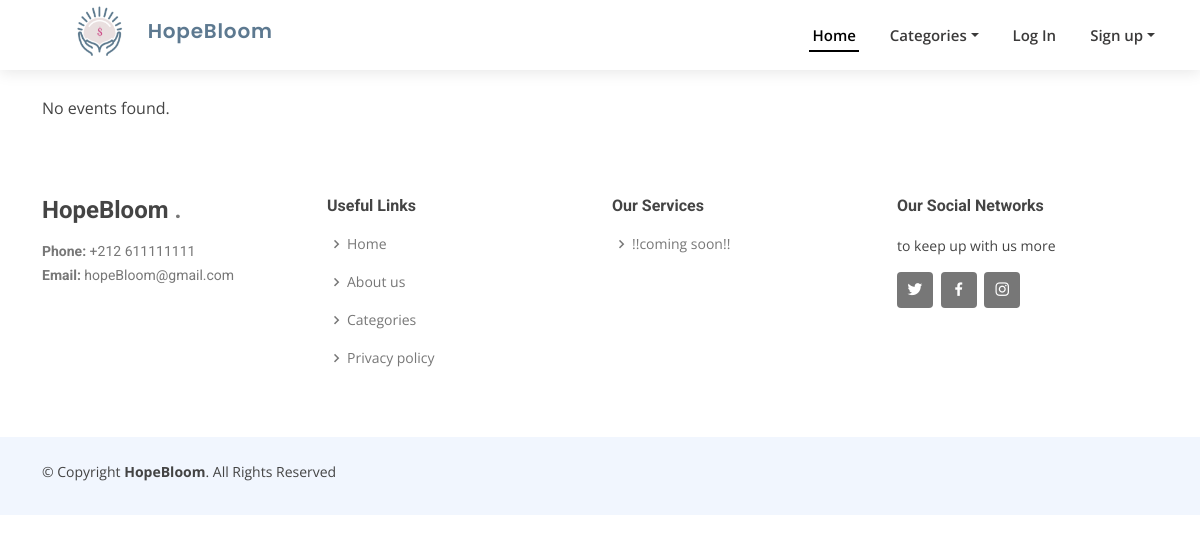
/events/eventIndex/, run on an earlier commit of the app's database.
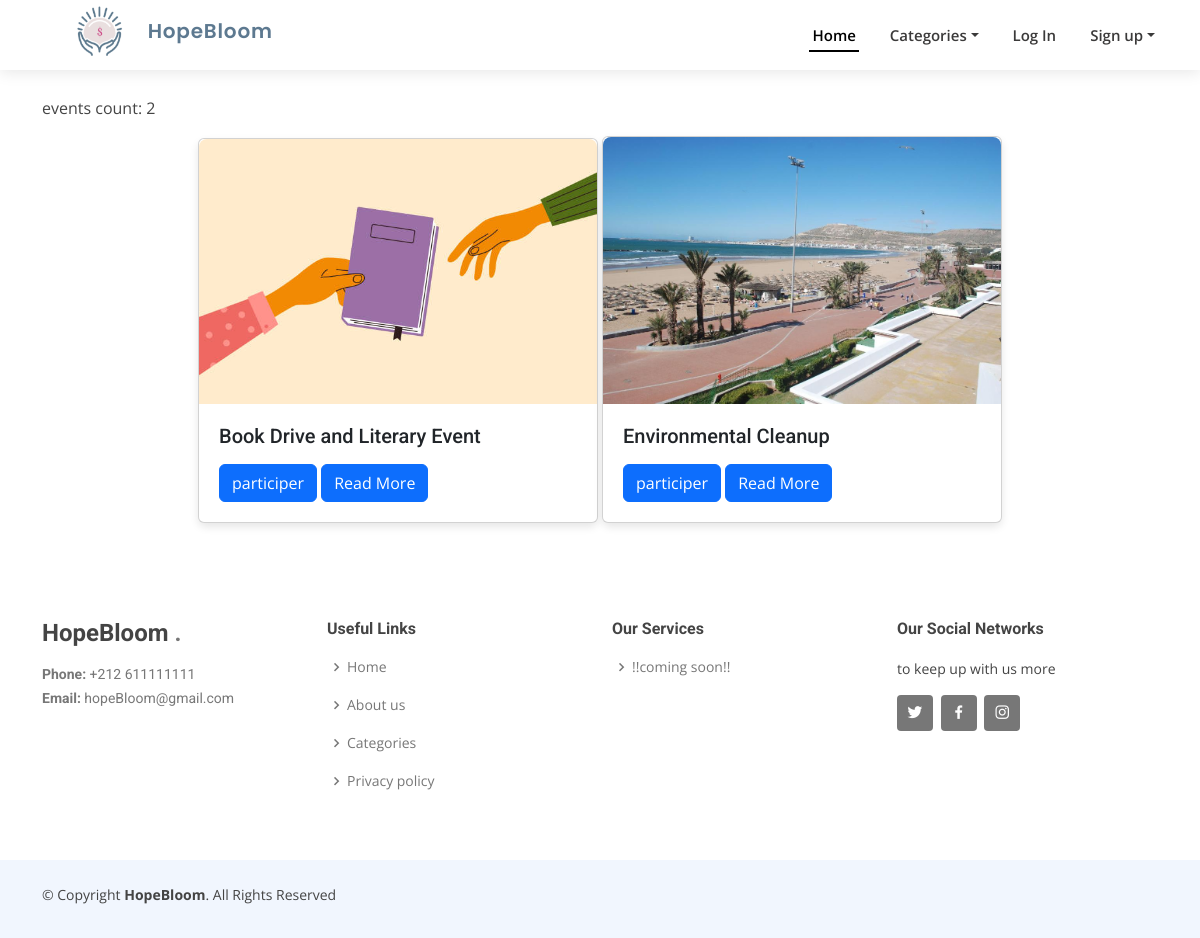
And on a later commit of the database.
### events/models.py (models this page shows, shortened)
class Event(models.Model):
    user=models.ForeignKey(User,on_delete=models.CASCADE,null=True)
    title = models.CharField(max_length=200)
    description = models.TextField()
    date = models.DateField()
    time = models.TimeField()
    image=models.ImageField(upload_to='photos/%y/%m/%d', blank=True)
    location = models.CharField(max_length=255)
    created_at = models.DateTimeField(auto_now_add=True)
    max_attendees = models.PositiveIntegerField(default=0)  # Maximum number of attendees
    attendees = models.ManyToManyField(User, related_name='attended_events', blank=True)

### events/views.py (the view)
# urls.py: path('eventIndex/', views.eventIndex, name='eventIndex'),
def eventIndex (request):
    events = Event.objects.all()
    return render(request, 'events/eventIndex.html', {'events': events})

### templates/events/eventIndex.html (shortened to what this page needs)
{% load static %}
<!DOCTYPE html>
 <html>
    <head>
        <link href="{% static  'assets/vendor/aos/aos.css'%}" rel="stylesheet">
        <link href="{% static  'assets/vendor/bootstrap/css/bootstrap.min.css'%}" rel="stylesheet">
        <link href="{% static  'assets/vendor/bootstrap-icons/bootstrap-icons.css'%}" rel="stylesheet">
        <link href="{% static  'assets/vendor/boxicons/css/boxicons.min.css'%}" rel="stylesheet">
        <link href="{% static  'assets/vendor/glightbox/css/glightbox.min.css'%}" rel="stylesheet">
        <link href="{% static  'assets/vendor/swiper/swiper-bundle.min.css'%}" rel="stylesheet">
        <link rel="stylesheet" type="text/css" href="{% static  'assets/css/style.css' %}" >
    </head>
    <body>
        <header id="header" class="d-flex align-items-center">
            <div class="container d-flex align-items-center justify-content-between">
              <h1 class="logo">
                <a href="#">
                  <img src="{% static 'assets/img/bloom.png' %}" alt="">
                    HopeBloom
                </a>
              </h1>
            <nav id="navbar" class="navbar">
                <ul>
                    <li><a class="nav-link scrollto active" href="/">Home</a></li>
                    <li class="nav-item dropdown">
                      <a class="nav-link dropdown-toggle" href="#" id="navbarDropdown" role="button" data-bs-toggle="dropdown" aria-expanded="false">Categories</a>
                    </li>
                    {% if user.is_authenticated %}
                        {%if user.is_donor%}
                          <li><a class="nav-link" href="{% url 'dashboard_donor'%}"><i class="bi bi-person-circle"></i></a></li>
                          {%elif user.is_association%}
                            <li><a class="nav-link" href="{% url 'dashboard_association'%}"><i class="bi bi-person-circle"></i></a></li>
                          {%else%}
                            <li><a class="nav-link" href="{% url 'dashboardAdmin'%}"><i class="bi bi-person-circle"></i></a></li>
                        {% endif %}
                    {% else %}
                      <li>
                        <a class="nav-link" role="button" href="{%url 'DonorSignIn' %}">Log In</a>
                      </li>
                      <li class="nav-item dropdown">
                        <a class="nav-link dropdown-toggle" href="#" id="navbarDropdown" role="button" data-bs-toggle="dropdown" aria-expanded="false">
                          Sign up
                        </a>
                      </li>
                    {% endif%}
                </ul>
            </nav>
            </div>
        </header>
        <br><br><br><br>
        <div class="container">
            {% if events %}
                <p>events count: {{ events.count }}</p>
                <ul class="event-list">
                    {% for event in events %}
                        <li class="event-item" data-aos="zoom-in" data-aos-delay="200">
                            <div class="card">
                                <img src="{{ event.image.url }}" class="event-img" alt="{{ event.title }}">
                                <div class="event-content">
                                    <h5 class="card-title">{{ event.title }}</h5>
                                    <a href="{% url 'participate_event' event.pk %}" class="btn btn-primary">participer</a>
                                    <a href="{% url 'detail_events' event.id %}" class="btn btn-primary">Read More</a>
                                </div>
                            </div>
                        </li>
                    {% endfor %}
                </ul>
            {% else %}
                <p>No events found.</p>
            {% endif %}
        </div>
           <footer id="footer">
            <div class="footer-top">
              <div class="container">
                <div class="row">
                  <div class="col-lg-3 col-md-6 footer-contact">
                    <h3>  HopeBloom <span>.</span></h3>
                    <p>
                      <strong>Phone:</strong> +212 611111111<br>
                      <strong>Email:</strong> hopeBloom@gmail.com<br>
                    </p>
                  </div>
                  <div class="col-lg-3 col-md-6 footer-links">
                    <h4>Useful Links</h4>
                    <ul>
                      <li><i class="bx bx-chevron-right"></i> <a href="#">Home</a></li>
                      <li><i class="bx bx-chevron-right"></i> <a href="#">About us</a></li>
                      <li><i class="bx bx-chevron-right"></i> <a href="#">Categories</a></li>
                      <li><i class="bx bx-chevron-right"></i> <a href="#">Privacy policy</a></li>
                    </ul>
                  </div>
                  <div class="col-lg-3 col-md-6 footer-links">
                    <h4>Our Services</h4>
                    <ul>
                      <li><i class="bx bx-chevron-right"></i> <a href="#"> !!coming soon!!  </a></li>
                    </ul>
                  </div>
                  <div class="col-lg-3 col-md-6 footer-links">
                    <h4>Our Social Networks</h4>
                    <p>to keep up with us more </p>
                    <div class="social-links mt-3">
                      <a href="#" class="twitter"><i class="bx bxl-twitter"></i></a>
                      <a href="#" class="facebook"><i class="bx bxl-facebook"></i></a>
                      <a href="#" class="instagram"><i class="bx bxl-instagram"></i></a>
                    </div>
                  </div>
                </div>
              </div>
            </div>
            <div class="container py-4">
              <div class="copyright">
                &copy; Copyright <strong><span>HopeBloom</span></strong>. All Rights Reserved
              </div>
            </div>
          </footer>
    </body>
</html>

### static/assets/css/style.css (style rules this page uses)
body { font-family: "Open Sans", sans-serif; color: #444444; }
a { color: #585c60; text-decoration: none; }
h1, h2, h3, h4, h5, h6 { font-family: "Roboto", sans-serif; }
#header { background: #fff; transition: all 0.5s; z-index: 997; height: 86px; box-shadow: 0px 2px 15px rgba(0, 0, 0, 0.1); }
#header.fixed-top { height: 70px; }
#header .logo { display: flex; align-items: center; }
#header .logo a { display: flex; align-items: center; text-decoration: none; color: #5d7990; font-size: 20px; font-weight: 600; font-family: "Poppins", sans-serif; letter-spacing: 0.8px; margin: 0; padding: 0; }
#header .logo img { max-height: 70px; margin-left: 10px; }
.navbar { padding: 0; }
.navbar ul { margin: 0; padding: 0; display: flex; list-style: none; align-items: center; }
.navbar li { position: relative; }
.navbar>ul>li { white-space: nowrap; padding: 10px 0 10px 28px; }
.navbar a, .navbar a:focus { display: flex; align-items: center; justify-content: space-between; padding: 0 3px; font-size: 15px; font-weight: 600; color: #3b3a3a; white-space: nowrap; transition: 0.3s; position: relative; }
.navbar>ul>li>a:before { content: ""; position: absolute; width: 100%; height: 2px; bottom: -6px; left: 0; background-color: #000000; visibility: hidden; width: 0px; transition: all 0.3s ease-in-out 0s; }
.navbar a:hover:before, .navbar li:hover>a:before, .navbar .active:before { visibility: visible; width: 100%; }
.navbar a:hover, .navbar .active, .navbar .active:focus, .navbar li:hover>a { color: #000000; }
#footer { background: #fff; padding: 0 0 30px 0; color: #444444; font-size: 14px; background: #f1f6fe; }
#footer .footer-top { padding: 60px 0 30px 0; background: #fff; }
#footer .footer-top .footer-contact { margin-bottom: 30px; }
#footer .footer-top .footer-contact h3 { font-size: 24px; margin: 0 0 15px 0; padding: 2px 0 2px 0; line-height: 1; font-weight: 700; }
#footer .footer-top .footer-contact h3 span { color: #777777; }
#footer .footer-top .footer-contact p { font-size: 14px; line-height: 24px; margin-bottom: 0; font-family: "Roboto", sans-serif; color: #777777; }
#footer .footer-top h4 { font-size: 16px; font-weight: bold; color: #444444; position: relative; padding-bottom: 12px; }
#footer .footer-top .footer-links { margin-bottom: 30px; }
#footer .footer-top .footer-links ul { list-style: none; padding: 0; margin: 0; }
#footer .footer-top .footer-links ul i { padding-right: 2px; color: #777777; font-size: 18px; line-height: 1; }
#footer .footer-top .footer-links ul li { padding: 10px 0; display: flex; align-items: center; }
#footer .footer-top .footer-links ul li:first-child { padding-top: 0; }
#footer .footer-top .footer-links ul a { color: #777777; transition: 0.3s; display: inline-block; line-height: 1; }
#footer .footer-top .social-links a { font-size: 18px; display: inline-block; background: #777777; color: #fff; line-height: 1; padding: 8px 0; margin-right: 4px; border-radius: 4px; text-align: center; width: 36px; height: 36px; transition: 0.3s; }
#footer .copyright { text-align: center; float: left; }

### templates/events/eventIndex.html (style rules this page uses)
.event-list { list-style: none; padding: 0; text-align: center; }
.event-item { display: inline-block; margin-bottom: 20px; width: 100%; max-width: 400px; text-align: left; box-shadow: 0 4px 8px rgba(0, 0, 0, 0.1); border-radius: 8px; }
.event-img { width: 100%; height: auto; border-top-left-radius: 8px; border-top-right-radius: 8px; }
.event-content { padding: 20px; }

What changed in the data, as far as the page shows it:
added Event: image (picture), title "Book Drive and Literary Event"
added Event: image (picture), title "Environmental Cleanup"
Also different on the page:
{{ events.count }}: (not shown) → "2"
text no longer shown: "No events found."
text now shown: "events count:"
